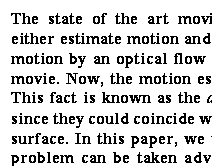
#> input picture year2014/Python/Graphic/2 - Text detection/example.bmp, 212 x 166 px
$ python text.py
#> lines starting #> are read from the running program, lines starting #| are printed output that depends on the picture; after the words box and inside, x2 and y2 are one past the last pixel; in counts of white or black regions, pixels touching at a corner belong together
#> in main, `src = cv2.imread('example.bmp', 0)`: src: shape (166, 212); values 25 (black) and 229 (white), 82.9% white; black in thin lines or dots, all inside (x1, y1, x2, y2) = (11, 13, 212, 166)
import cv2
import numpy as np

def show(name, img):
    cv2.imshow(name, img)

def blur(src, w, h, x):
#> called with w = 61, h = 3, x = 20
    cpy = src.copy()
    #cpy = cv2.blur(cpy, (w,h), x)
    cv2.GaussianBlur(cpy, (w,h), x, cpy, 0)
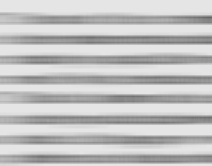
#> cpy: shape (166, 212); min 101, max 229, mean 194.1
    return cpy

def laplacian(src, size):
#> called with size = 15
    cpy = src.copy()
    cv2.Laplacian(cpy, 0, cpy, size, 1)
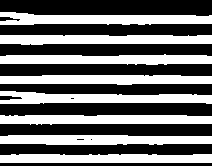
#> cpy: shape (166, 212); 42.9% white; 8 white regions, largest, box (x1, y1, x2, y2) and area: (0, 12, 212, 25) 1975, (0, 91, 212, 104) 1928, (0, 135, 212, 145) 1894
    return cpy

def main():
    src = cv2.imread('example.bmp', 0)
    bl = src.copy()
    bl = blur(bl, 61, 3, 20)
    la = laplacian(bl, 15)

    show("Source", src)
    show("Blur", bl)
    show("Laplacian", la)
    cv2.waitKey(0)

main()
